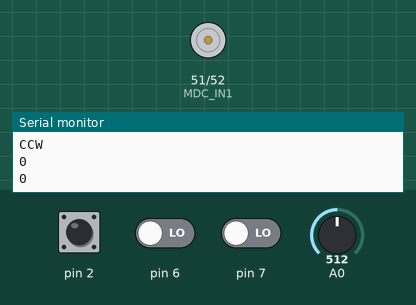
Bench run of a sketch on a simulated Arduino Mega 2560, built with avr-gcc and run on an emulated ATmega2560. On the bench: motor-driver pin pairs drawn as motors (green arrow = first pin HIGH = forward, orange = second pin HIGH = backward, longer = more drive, scaled by the enable pin), the last lines printed to the serial monitor. The inputs (shaded band) are chosen by the test bench; at power-on: pin 7 LOW, A0 = 512, pin 6 LOW, pin 2 HIGH.

Above: at 1.2 s.
1.3 s: pin 7 driven HIGH
2.8 s: A0 set to 716
At 4.0 s:
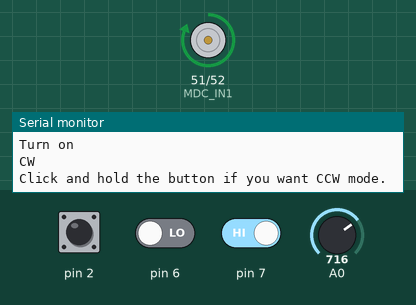
4.3 s: pin 7 driven LOW
At 4.8 s:
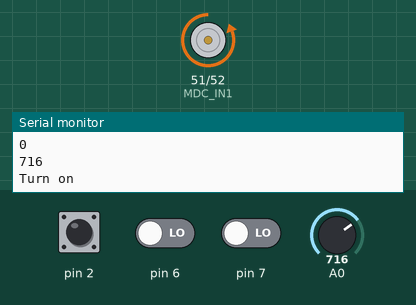
5.8 s: pin 6 driven HIGH
7.3 s: A0 set to 105
10.3 s: A0 set to 91
Timing chart, 0 to 12.8 s (numbered marks = the images above; inputs shaded):
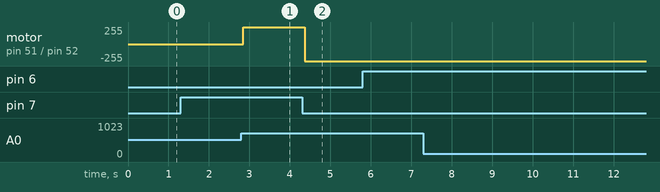

The sketch:

done.ino
```cpp
#define MDC_EN 3 // Pin D3 connects to EN signal from DC motor circuit board
#define MDC_IN1 51 // Pin D51 connects to IN1 signal from DC motor circuit board
#define MDC_IN2 52 // Pin D52 connects to IN2 signal from DC motor circuit board
#define MDC_OPA 2 // Pin D2 (int.0) connects to OPA signal from DC motor circuit board
#define left 1 // a variable to indicate left direction
#define right 2 // a variable to indicate right direction


int mdc_target_speed = 0;         // DC motor speed: 0=stop, 255=max speed
volatile unsigned long pulses_counted = 0;   // store number of pulses being counted (32bit). The pulses are
// from the OPA signal from DC motor circuit board
volatile int mdc_estimated_speed = 0;  // The estimated speed by the software

void setup()
{


  pinMode(2, INPUT_PULLUP);
  pinMode(3, INPUT_PULLUP);


  pinMode(MDC_EN, OUTPUT); // set pin as output
  pinMode(MDC_IN1, OUTPUT); // set pin as output
  pinMode(MDC_IN2, OUTPUT); // set pin as output


  attachInterrupt(0, ISR_OPA, RISING); // Attach interrupt function "ISR_OPA" to the OPA signal
  // connected to pin D2 (int.0)
  // setup timer 1
  noInterrupts(); // disable all interrupts
  TCCR1A = 0;
  TCCR1B = 0;
  TCNT1  = 0; // reset the timer/counter value

  OCR1A = 62500; // set the compare match register value (16MHz/256/1Hz)
  TCCR1B |= (1 << WGM12); // set timer to CTC mode
  TCCR1B |= (1 << CS12); // use 256 prescaler
  TIMSK1 |= (1 << OCIE1A); // enable timer compare interrupt
  interrupts(); // enable all interrupts

  Serial.begin(9600); // Sets up communication with the serial monitor
}

ISR(TIMER1_COMPA_vect) // timer compare ISR
{
  mdc_estimated_speed = pulses_counted * 30; // speed (round per minutes) is equal to
  // number of pulses counted per second*30
  // (we received 2 pulses per one rotation)
  pulses_counted = 0;  // reset pulses_counted variable for the next round
}

//ISR_OPA
void ISR_OPA()
{
  pulses_counted++; // increase the count variable
}

// A function that set motor direction
void setMotorDir(byte dir)
{
  if (dir == left)
  {
    // set IN1 and IN2 to rotate motor to the left
    digitalWrite(MDC_IN1, 0);
    digitalWrite(MDC_IN2, 1);
  }
  else if (dir == right)
  {
    // set IN1 and IN2 to rotate motor to the right
    digitalWrite(MDC_IN1, 1);
    digitalWrite(MDC_IN2, 0);
  }
}


void loop()
{
  //read the pushbutton value into a variable
  int bottonToggleState = digitalRead(6);
  int currentDirection = digitalRead(7);
  int targetSpeedRpm = analogRead(A0);


  //print out the value of the pushbutton
  Serial.println(bottonToggleState);
  Serial.println(currentDirection);
  Serial.println(targetSpeedRpm);


  if (bottonToggleState == HIGH) {
    Serial.println("Turn off");
    Serial.println("Click and hold the button if you want turn on.");
    mdc_target_speed = 0;
  } else {


     mdc_target_speed = (targetSpeedRpm * 255) / 1023; //prescalar maximun 255. So change bit number to prescalar number.
    Serial.println("Turn on");
    if (currentDirection == HIGH) {
      // Generate signal to drive a DC motor at desired speed
      setMotorDir(right);

     // mdc_target_speed = (targetSpeedRpm * 255) / 1023; //prescalar maximun 255. So change bit number to prescalar number.
      analogWrite(MDC_EN, mdc_target_speed);
      Serial.println("CW");
      Serial.println("Click and hold the button if you want CCW mode.");
    }
    else {
      Serial.println("CCW");
      // Generate signal to drive a DC motor at desired speed

     // mdc_target_speed = (targetSpeedRpm * 255) / 1023; //prescalar maximun 255. So change bit number to prescalar number.
      setMotorDir(left);
      analogWrite(MDC_EN, mdc_target_speed);
    }

  }
}
```

Measured:
- after the input at 2.8 s, motor on pin 51 (MDC_IN1) / pin 52 (MDC_IN2): stopped → forward 255/255 after 0.05 s
- after the input at 4.3 s, motor on pin 51 (MDC_IN1) / pin 52 (MDC_IN2): forward 255/255 → backward 255/255 after 0.07 s
